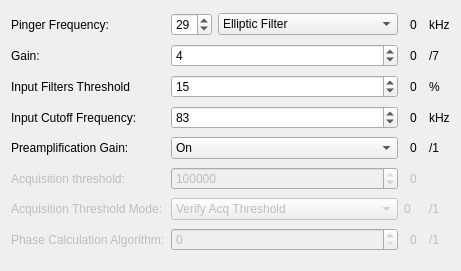
          <widget class="QWidget" name="gridLayoutWidget_3">
           <property name="geometry">
            <rect>
             <x>10</x>
             <y>10</y>
             <width>461</width>
             <height>271</height>
            </rect>
           </property>
           <layout class="QGridLayout" name="gridLayout_4">
            <item row="5" column="0">
             <widget class="QLabel" name="label_11">
              <property name="enabled">
               <bool>false</bool>
              </property>
              <property name="text">
               <string>Acquisition threshold:</string>
              </property>
             </widget>
            </item>
            <item row="4" column="1">
             <widget class="QComboBox" name="comboBox_Preamp_Gain">
              <property name="currentIndex">
               <number>1</number>
              </property>
              <item>
               <property name="text">
                <string>Off</string>
               </property>
              </item>
              <item>
               <property name="text">
                <string>On</string>
               </property>
              </item>
             </widget>
            </item>
            <item row="1" column="0">
             <widget class="QLabel" name="label_13">
              <property name="text">
               <string>Gain:</string>
              </property>
             </widget>
            </item>
            <item row="7" column="2" alignment="Qt::AlignHCenter">
             <widget class="QLabel" name="label_Hydr_Phase_Calc_Alg">
              <property name="enabled">
               <bool>false</bool>
              </property>
              <property name="text">
               <string>0</string>
              </property>
             </widget>
            </item>
            <item row="0" column="2" alignment="Qt::AlignHCenter">
             <widget class="QLabel" name="label_Hydr_Ping_Freq">
              <property name="text">
               <string>0</string>
              </property>
             </widget>
            </item>
            <item row="1" column="2" alignment="Qt::AlignHCenter">
             <widget class="QLabel" name="label_Hydr_Gain">
              <property name="text">
               <string>0</string>
              </property>
             </widget>
            </item>
            <item row="0" column="3">
             <widget class="QLabel" name="label_Hydr_Ping_Freq_2">
              <property name="text">
               <string>kHz</string>
              </property>
             </widget>
            </item>
            <item row="7" column="1">
             <widget class="QSpinBox" name="spinBox_Hydr_Phase_Calc_Alg">
              <property name="enabled">
               <bool>false</bool>
              </property>
              <property name="maximum">
               <number>1</number>
              </property>
             </widget>
            </item>
            <item row="0" column="0">
             <widget class="QLabel" name="label_9">
              <property name="text">
               <string>Pinger Frequency:</string>
              </property>
             </widget>
            </item>
            <item row="6" column="0">
             <widget class="QLabel" name="label_16">
              <property name="enabled">
               <bool>false</bool>
              </property>
              <property name="text">
               <string>Acquisition Threshold Mode:</string>
              </property>
             </widget>
            </item>
            <item row="3" column="1">
             <widget class="QSpinBox" name="spinBox_Hydr_Cutoff">
              <property name="enabled">
               <bool>true</bool>
              </property>
              <property name="minimum">
               <number>1</number>
              </property>
              <property name="maximum">
               <number>200</number>
              </property>
              <property name="value">
               <number>83</number>
              </property>
             </widget>
            </item>
            <item row="1" column="1">
             <widget class="QSpinBox" name="spinBox_Hydr_Gain">
              <property name="maximum">
               <number>7</number>
              </property>
              <property name="value">
               <number>4</number>
              </property>
             </widget>
            </item>
            <item row="7" column="0">
             <widget class="QLabel" name="label_18">
              <property name="enabled">
               <bool>false</bool>
              </property>
              <property name="text">
               <string>Phase Calculation Algorithm:</string>
              </property>
             </widget>
            </item>
            <item row="1" column="3">
             <widget class="QLabel" name="label_Hydr_Ping_Freq_3">
              <property name="text">
               <string>/7</string>
              </property>
             </widget>
            </item>
            <item row="7" column="3">
             <widget class="QLabel" name="label_Hydr_Ping_Freq_4">
              <property name="enabled">
               <bool>false</bool>
              </property>
              <property name="text">
               <string>/1</string>
              </property>
             </widget>
            </item>
            <item row="6" column="3">
             <widget class="QLabel" name="label_Hydr_Ping_Freq_5">
              <property name="enabled">
               <bool>false</bool>
              </property>
              <property name="text">
               <string>/1</string>
              </property>
             </widget>
            </item>
            <item row="6" column="1">
             <widget class="QComboBox" name="comboBox_Acq_Thrs_Mode">
              <property name="enabled">
               <bool>false</bool>
              </property>
              <item>
               <property name="text">
                <string>Verify Acq Threshold</string>
               </property>
              </item>
              <item>
               <property name="text">
                <string>Do not verify</string>
               </property>
              </item>
             </widget>
            </item>
            <item row="0" column="1">
             <layout class="QHBoxLayout" name="horizontalLayout_4">
              <item>
               <widget class="QSpinBox" name="spinBox_Hydr_Pinger_Freq">
                <property name="minimum">
                 <number>10</number>
                </property>
                <property name="maximum">
                 <number>60</number>
                </property>
                <property name="value">
                 <number>29</number>
                </property>
               </widget>
              </item>
              <item>
               <widget class="QComboBox" name="comboBox_Freq_Filter_Type">
                <property name="currentIndex">
                 <number>0</number>
                </property>
                <item>
                 <property name="text">
                  <string>Elliptic Filter</string>
                 </property>
                </item>
                <item>
                 <property name="text">
                  <string>Chebyshev Filter</string>
                 </property>
                </item>
                <item>
                 <property name="text">
                  <string>Compe2016 Filters 200Hz</string>
                 </property>
                </item>
                <item>
                 <property name="text">
                  <string>Compe2016 Filters 600Hz</string>
                 </property>
                </item>
                <item>
                 <property name="text">
                  <string>Compe2016 Filters 1000Hz</string>
                 </property>
                </item>
               </widget>
              </item>
             </layout>
            </item>
            <item row="2" column="3">
             <widget class="QLabel" name="label_Hydr_Filt_Thrs_2">
              <property name="text">
               <string>%</string>
              </property>
             </widget>
            </item>
            <item row="2" column="0">
             <widget class="QLabel" name="label_14">
              <property name="text">
               <string>Input Filters Threshold</string>
              </property>
             </widget>
            </item>
            <item row="2" column="2" alignment="Qt::AlignHCenter">
             <widget class="QLabel" name="label_Hydr_Filt_Thrs">
              <property name="text">
               <string>0</string>
              </property>
             </widget>
            </item>
            <item row="5" column="1">
             <widget class="QSpinBox" name="spinBox_Hydr_Acq_Thrs">
              <property name="enabled">
               <bool>false</bool>
              </property>
              <property name="maximum">
               <number>2000000000</number>
              </property>
              <property name="singleStep">
               <number>1000000</number>
              </property>
              <property name="value">
               <number>1124800758</number>
              </property>
             </widget>
            </item>
            <item row="4" column="0">
             <widget class="QLabel" name="label_22">
              <property name="text">
               <string>Preamplification Gain:</string>
              </property>
             </widget>
            </item>
            <item row="2" column="1">
             <widget class="QSpinBox" name="spinBox_Hydr_Filt_Thrs">
              <property name="maximum">
               <number>100</number>
              </property>
              <property name="value">
               <number>15</number>
              </property>
             </widget>
            </item>
            <item row="4" column="2" alignment="Qt::AlignHCenter">
             <widget class="QLabel" name="label_Hydr_Preamp_Gain">
              <property name="text">
               <string>0</string>
              </property>
             </widget>
            </item>
            <item row="3" column="3">
             <widget class="QLabel" name="label_Hydr_Samp_Count_8">
              <property name="text">
               <string>kHz</string>
              </property>
             </widget>
            </item>
            <item row="4" column="3">
             <widget class="QLabel" name="label_Hydr_Ping_Freq_6">
              <property name="text">
               <string>/1</string>
              </property>
             </widget>
            </item>
            <item row="3" column="2" alignment="Qt::AlignHCenter">
             <widget class="QLabel" name="label_Hydr_Cutoff">
              <property name="enabled">
               <bool>true</bool>
              </property>
              <property name="text">
               <string>0</string>
              </property>
             </widget>
            </item>
            <item row="3" column="0">
             <widget class="QLabel" name="label_17">
              <property name="enabled">
               <bool>true</bool>
              </property>
              <property name="text">
               <string>Input Cutoff Frequency:</string>
              </property>
             </widget>
            </item>
            <item row="5" column="2" alignment="Qt::AlignHCenter">
             <widget class="QLabel" name="label_Hydr_Acq_Thrs">
              <property name="enabled">
               <bool>false</bool>
              </property>
              <property name="text">
               <string>0</string>
              </property>
             </widget>
            </item>
            <item row="6" column="2">
             <widget class="QLabel" name="label_Hydr_Acq_Th_Mode">
              <property name="enabled">
               <bool>false</bool>
              </property>
              <property name="text">
               <string>0</string>
              </property>
             </widget>
            </item>
           </layout>
          </widget>
